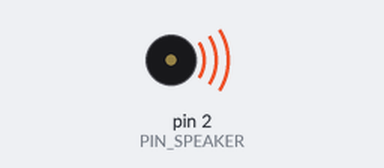
Simulated run of this sketch. Board: Arduino Uno, built with avr-gcc and run on an emulated ATmega328P. Parts: buzzer (waves = sounding).

Above: at 0.1 s.
At 2.2 s:
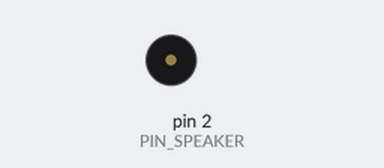
Timing chart, 0 to 3.7 s (numbered marks = the images above):
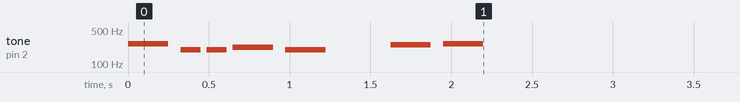

The sketch:

WackAMole.ino
```cpp
#define PIN_SPEAKER 2

  const int melody[] = {
    262, 196, 196, 220, 196, 0, 247, 262
  };

  const int durations[] = {
    4, 8, 8, 4, 4, 4, 4, 4
  };

void setup() {
  // put your setup code here, to run once:

  //Setup pins:
  pinMode(PIN_SPEAKER, OUTPUT);
  PlayVictorySound();

}

void loop() {
  // put your main code here, to run repeatedly:

}

void PlayVictorySound(){

for (int thisNote = 0; thisNote < 8; thisNote++){
  int noteDuration = 1000/durations[thisNote];
  tone(PIN_SPEAKER, melody[thisNote], noteDuration);
  delay(noteDuration * 1.30);
  noTone(PIN_SPEAKER);
}
}
```
